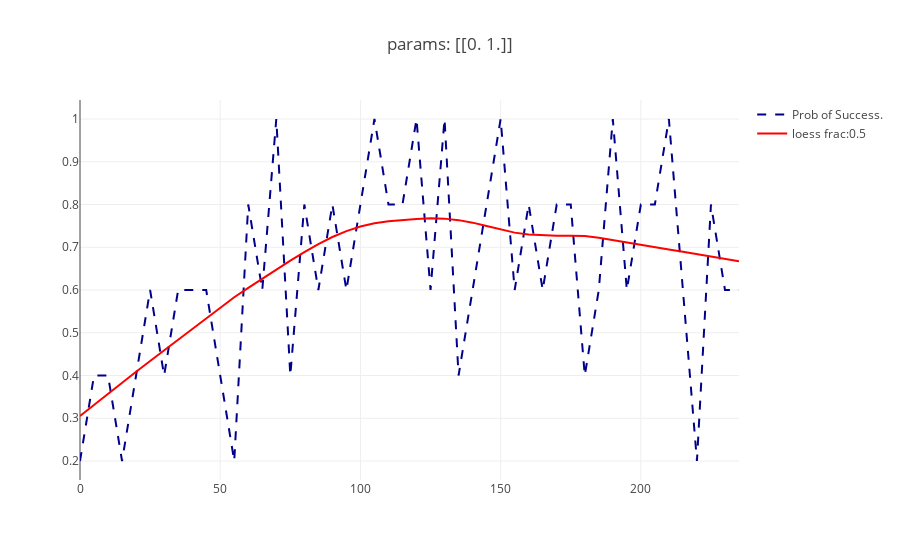
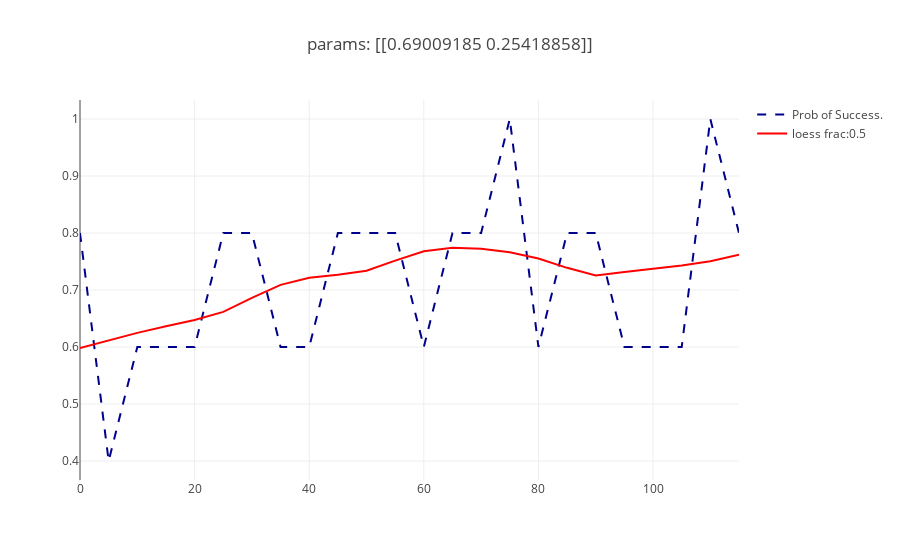
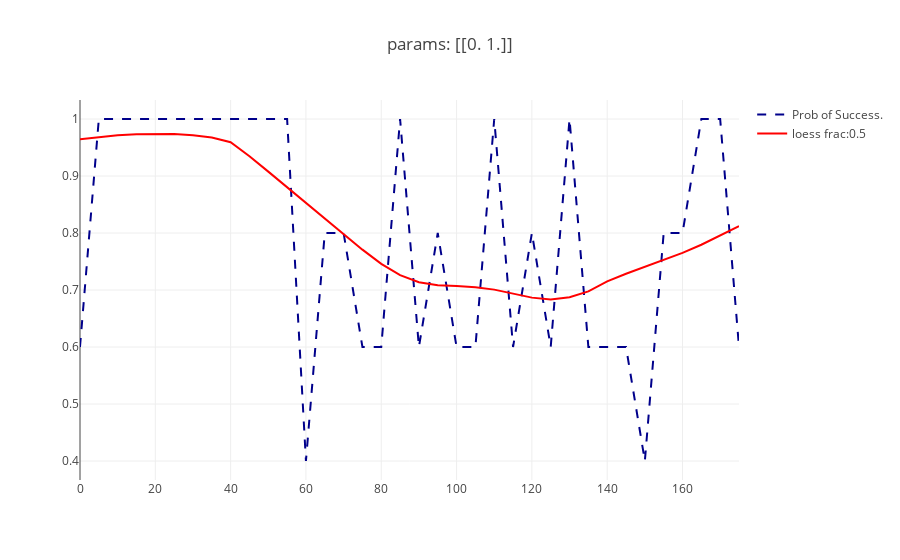
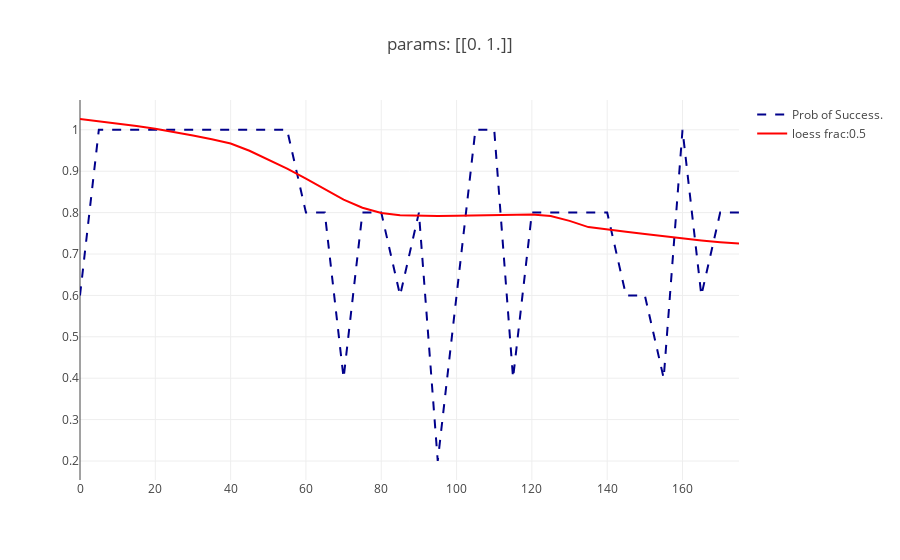

Notebook source saved alongside these figures, in order:
### Code cell
# test
for experiment in experiments:
    _res = fit_experiment(experiment, StimCode, RespCode)
    print(f'Experiment: {experiment}')


    if not (_res['param_fits'][0] == 0 and _res['param_fits'][1] == 1):
        print(f'Experiment fit! {experiment}')
        
    
    plot_prob_success(_res, title=f'params: [{_res['param_fits']}]')

### Figure 1 — Plotly figure (JSON) as saved in the notebook; plotly's stock layout.template omitted (floating-point values rounded to 4 significant figures)
{"data": [{"line": {"color": "darkblue", "dash": "dash"}, "mode": "lines", "name": "Prob of Success.", "type": "scatter", "x": [0, 5, 10, 15, 20, 25, 30, 35, 40, 45, 50, 55, 60, 65, 70, 75, 80, 85, 90, 95, 100, 105, 110, 115, 120, 125, 130, 135, 140, 145, 150, 155, 160, 165, 170, 175, 180, 185, 190, 195, 200, 205, 210, 215, 220, 225, 230, 235], "y": [0.2, 0.4, 0.4, 0.2, 0.4, 0.6, 0.4, 0.6, 0.6, 0.6, 0.4, 0.2, 0.8, 0.6, 1, 0.4, 0.8, 0.6, 0.8, 0.6, 0.8, 1, 0.8, 0.8, 1, 0.6, 1, 0.4, 0.6, 0.8, 1, 0.6, 0.8, 0.6, 0.8, 0.8, 0.4, 0.6, 1, 0.6, 0.8, 0.8, 1, 0.6, 0.2, 0.8, 0.6, 0.6]}, {"line": {"color": "red"}, "mode": "lines", "name": "loess frac:0.5", "type": "scatter", "x": [0, 5, 10, 15, 20, 25, 30, 35, 40, 45, 50, 55, 60, 65, 70, 75, 80, 85, 90, 95, 100, 105, 110, 115, 120, 125, 130, 135, 140, 145, 150, 155, 160, 165, 170, 175, 180, 185, 190, 195, 200, 205, 210, 215, 220, 225, 230, 235], "y": [0.3053, 0.3315, 0.3575, 0.3832, 0.4086, 0.4338, 0.459, 0.484, 0.5091, 0.5341, 0.559, 0.5832, 0.6051, 0.6268, 0.6481, 0.6685, 0.6884, 0.7073, 0.7239, 0.7377, 0.7486, 0.7562, 0.7611, 0.7641, 0.7663, 0.7676, 0.7669, 0.7634, 0.7575, 0.7497, 0.7414, 0.7342, 0.7296, 0.7276, 0.7269, 0.727, 0.7265, 0.722, 0.7162, 0.7105, 0.7049, 0.6996, 0.6945, 0.6894, 0.6843, 0.6789, 0.6733, 0.6673]}], "layout": {"title": {"text": "params: [[0. 1.]]"}}}

### Figure 2 — Plotly figure (JSON) as saved in the notebook; plotly's stock layout.template omitted (floating-point values rounded to 4 significant figures)
{"data": [{"line": {"color": "darkblue", "dash": "dash"}, "mode": "lines", "name": "Prob of Success.", "type": "scatter", "x": [0, 5, 10, 15, 20, 25, 30, 35, 40, 45, 50, 55, 60, 65, 70, 75, 80, 85, 90, 95, 100, 105, 110, 115], "y": [0.8, 0.4, 0.6, 0.6, 0.6, 0.8, 0.8, 0.6, 0.6, 0.8, 0.8, 0.8, 0.6, 0.8, 0.8, 1, 0.6, 0.8, 0.8, 0.6, 0.6, 0.6, 1, 0.8]}, {"line": {"color": "red"}, "mode": "lines", "name": "loess frac:0.5", "type": "scatter", "x": [0, 5, 10, 15, 20, 25, 30, 35, 40, 45, 50, 55, 60, 65, 70, 75, 80, 85, 90, 95, 100, 105, 110, 115], "y": [0.5981, 0.6116, 0.6248, 0.6366, 0.6473, 0.6616, 0.6861, 0.709, 0.7216, 0.7266, 0.7338, 0.7516, 0.7681, 0.7742, 0.7725, 0.7662, 0.7552, 0.7389, 0.7253, 0.7317, 0.7373, 0.7429, 0.7505, 0.7619]}], "layout": {"title": {"text": "params: [[0.69009185 0.25418858]]"}}}

### Figure 3 — Plotly figure (JSON) as saved in the notebook; plotly's stock layout.template omitted (floating-point values rounded to 4 significant figures)
{"data": [{"line": {"color": "darkblue", "dash": "dash"}, "mode": "lines", "name": "Prob of Success.", "type": "scatter", "x": [0, 5, 10, 15, 20, 25, 30, 35, 40, 45, 50, 55, 60, 65, 70, 75, 80, 85, 90, 95, 100, 105, 110, 115, 120, 125, 130, 135, 140, 145, 150, 155, 160, 165, 170, 175], "y": [0.6, 1, 1, 1, 1, 1, 1, 1, 1, 1, 1, 1, 0.4, 0.8, 0.8, 0.6, 0.6, 1, 0.6, 0.8, 0.6, 0.6, 1, 0.6, 0.8, 0.6, 1, 0.6, 0.6, 0.6, 0.4, 0.8, 0.8, 1, 1, 0.6]}, {"line": {"color": "red"}, "mode": "lines", "name": "loess frac:0.5", "type": "scatter", "x": [0, 5, 10, 15, 20, 25, 30, 35, 40, 45, 50, 55, 60, 65, 70, 75, 80, 85, 90, 95, 100, 105, 110, 115, 120, 125, 130, 135, 140, 145, 150, 155, 160, 165, 170, 175], "y": [0.9643, 0.9684, 0.9714, 0.9732, 0.974, 0.9736, 0.9716, 0.9674, 0.9593, 0.9346, 0.9077, 0.8803, 0.8536, 0.8263, 0.7982, 0.7708, 0.7458, 0.7261, 0.7136, 0.7085, 0.7071, 0.7049, 0.7007, 0.694, 0.6866, 0.6833, 0.6874, 0.6975, 0.715, 0.7284, 0.7403, 0.7522, 0.7651, 0.7794, 0.7952, 0.8122]}], "layout": {"title": {"text": "params: [[0. 1.]]"}}}

### Figure 4 — Plotly figure (JSON) as saved in the notebook; plotly's stock layout.template omitted (floating-point values rounded to 4 significant figures)
{"data": [{"line": {"color": "darkblue", "dash": "dash"}, "mode": "lines", "name": "Prob of Success.", "type": "scatter", "x": [0, 5, 10, 15, 20, 25, 30, 35, 40, 45, 50, 55, 60, 65, 70, 75, 80, 85, 90, 95, 100, 105, 110, 115, 120, 125, 130, 135, 140, 145, 150, 155, 160, 165, 170, 175], "y": [0.6, 1, 1, 1, 1, 1, 1, 1, 1, 1, 1, 1, 0.8, 0.8, 0.4, 0.8, 0.8, 0.6, 0.8, 0.2, 0.6, 1, 1, 0.4, 0.8, 0.8, 0.8, 0.8, 0.8, 0.6, 0.6, 0.4, 1, 0.6, 0.8, 0.8]}, {"line": {"color": "red"}, "mode": "lines", "name": "loess frac:0.5", "type": "scatter", "x": [0, 5, 10, 15, 20, 25, 30, 35, 40, 45, 50, 55, 60, 65, 70, 75, 80, 85, 90, 95, 100, 105, 110, 115, 120, 125, 130, 135, 140, 145, 150, 155, 160, 165, 170, 175], "y": [1.026, 1.021, 1.016, 1.009, 1.002, 0.9948, 0.9864, 0.9771, 0.967, 0.9494, 0.9286, 0.9062, 0.8821, 0.8562, 0.8315, 0.8118, 0.7989, 0.7938, 0.7924, 0.7918, 0.7922, 0.793, 0.7936, 0.7945, 0.7955, 0.7919, 0.78, 0.765, 0.7587, 0.7537, 0.7484, 0.7429, 0.7376, 0.7328, 0.7286, 0.7253]}], "layout": {"title": {"text": "params: [[0. 1.]]"}}}
